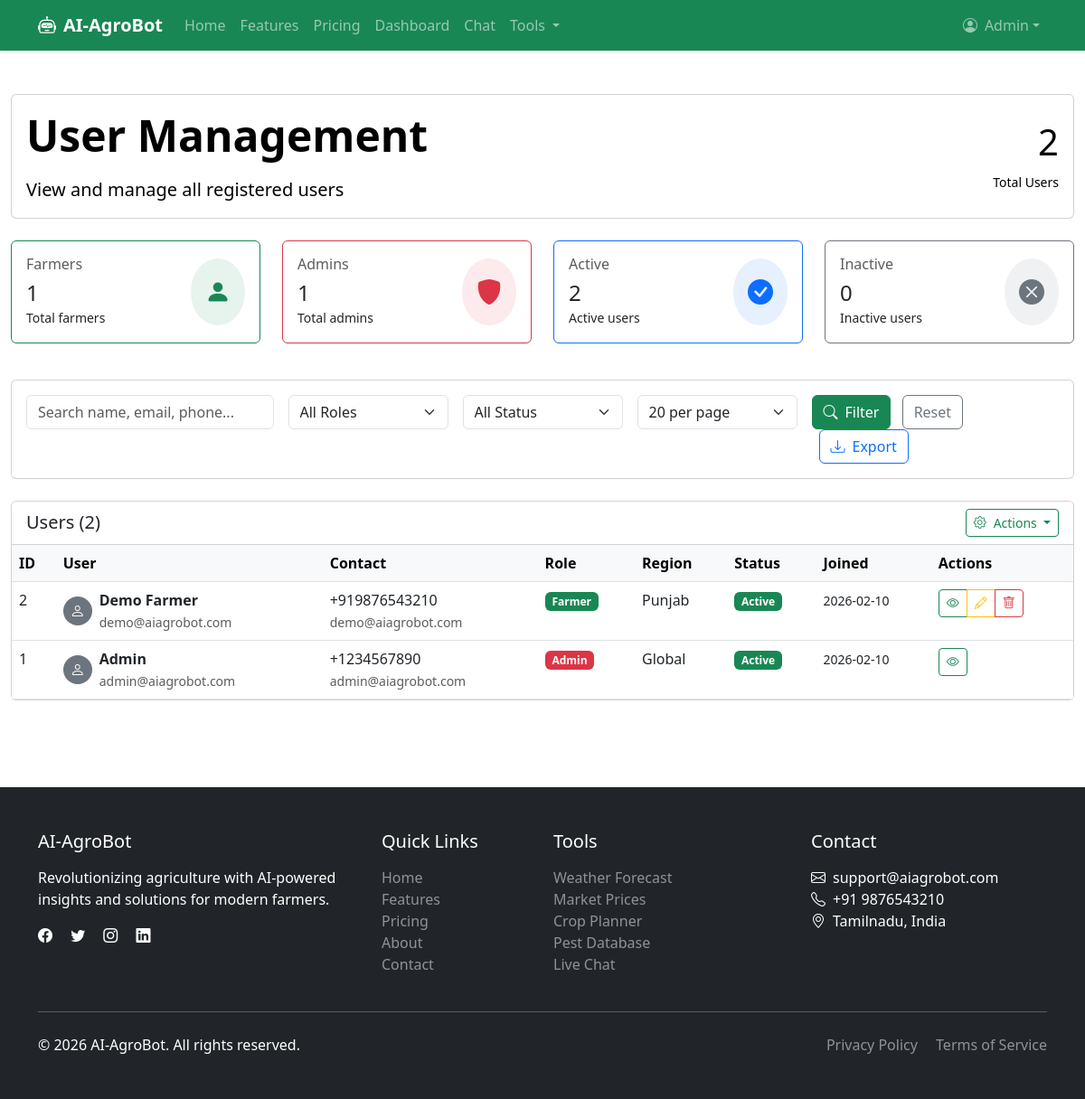
/admin/users (signed in), run on an earlier commit of the app's database.
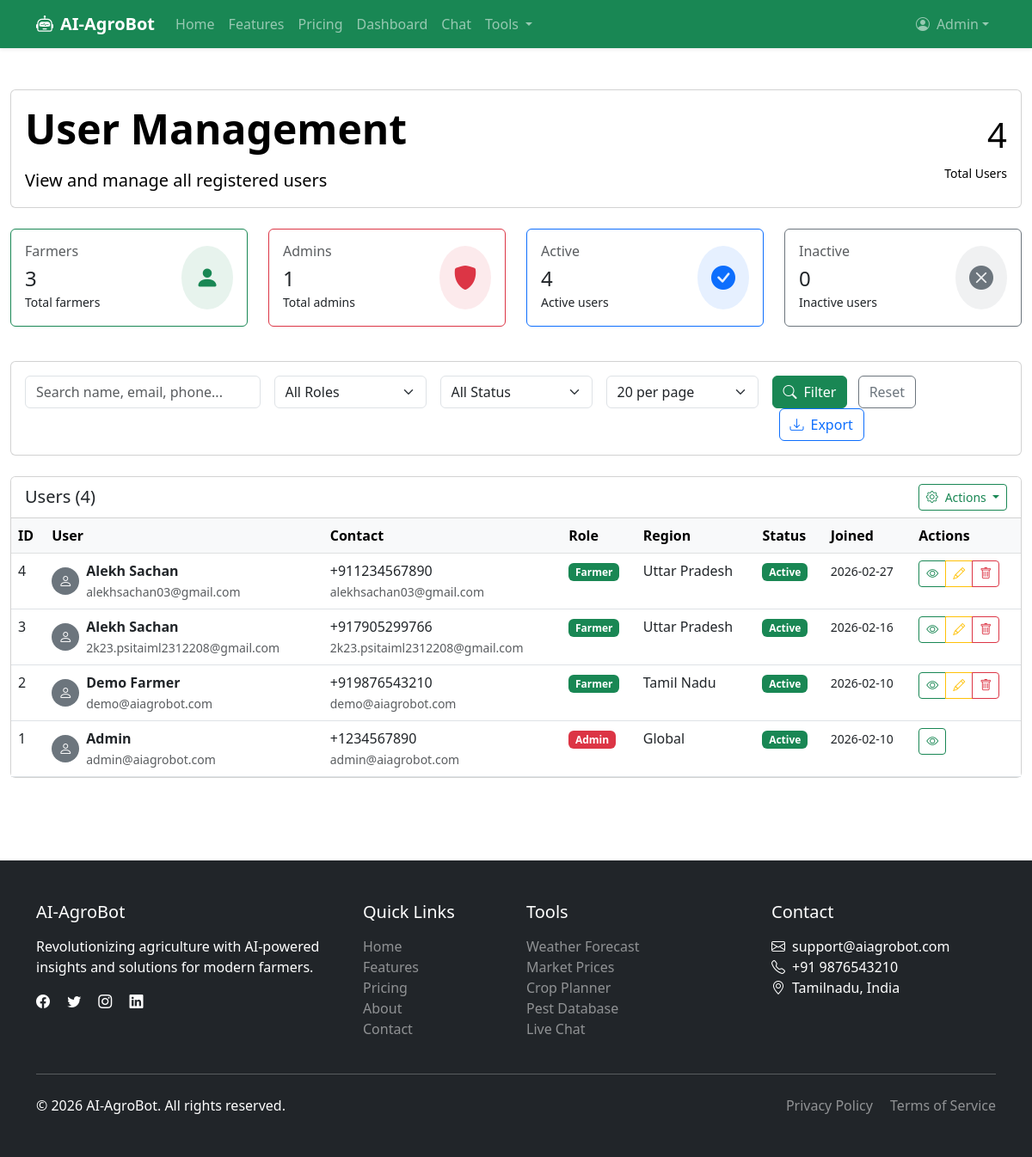
And on a later commit of the database.
### app.py (models this page shows, shortened)
class User(db.Model, UserMixin):
    __tablename__ = 'users'
    id = db.Column(db.Integer, primary_key=True)
    email = db.Column(db.String(120), unique=True, nullable=False)
    password = db.Column(db.String(200), nullable=False)
    name = db.Column(db.String(100), nullable=False)
    phone = db.Column(db.String(20), nullable=False)
    whatsapp = db.Column(db.String(20))
    dob = db.Column(db.Date)
    gender = db.Column(db.String(20))
    profile_picture = db.Column(db.String(200))
    farm_name = db.Column(db.String(100))
    farm_size = db.Column(db.String(100), nullable=False, default='1-5')
    primary_crop = db.Column(db.String(100), nullable=False, default='Rice')
    secondary_crops = db.Column(db.Text)
    soil_type = db.Column(db.String(50))
    irrigation_type = db.Column(db.String(50))
    region = db.Column(db.String(100), nullable=False, default='')
    district = db.Column(db.String(100))
    farm_address = db.Column(db.Text)
    experience_level = db.Column(db.String(50), nullable=False, default='beginner')
    preferred_language = db.Column(db.String(10), nullable=False, default='en')
    notify_weather = db.Column(db.Boolean, default=True)
    notify_pests = db.Column(db.Boolean, default=True)
    notify_market = db.Column(db.Boolean, default=True)
    notify_tips = db.Column(db.Boolean, default=True)
    interest_organic = db.Column(db.Boolean, default=False)
    interest_hydroponics = db.Column(db.Boolean, default=False)
    interest_precision = db.Column(db.Boolean, default=False)
    interest_dairy = db.Column(db.Boolean, default=False)
    interest_poultry = db.Column(db.Boolean, default=False)
    interest_fisheries = db.Column(db.Boolean, default=False)
    newsletter = db.Column(db.Boolean, default=True)
    share_data = db.Column(db.Boolean, default=False)
    referral_code = db.Column(db.String(50))
    points_balance = db.Column(db.Integer, default=0)
    is_active = db.Column(db.Boolean, default=True)
    is_verified = db.Column(db.Boolean, default=False)
    role = db.Column(db.String(20), default='farmer')
    created_at = db.Column(db.DateTime, default=lambda: datetime.now(timezone.utc))
    updated_at = db.Column(db.DateTime, default=lambda: datetime.now(timezone.utc),
                           onupdate=lambda: datetime.now(timezone.utc))
    last_login = db.Column(db.DateTime)
    email_verified_at = db.Column(db.DateTime)
    phone_verified_at = db.Column(db.DateTime)
    chats = db.relationship('ChatHistory', backref='user', lazy=True, cascade='all, delete-orphan')
    image_analyses = db.relationship('ImageAnalysis', backref='user', lazy=True, cascade='all, delete-orphan')
    activities = db.relationship('UserActivity', backref='user', lazy=True, cascade='all, delete-orphan')
    points = db.relationship('UserPoints', backref='user', lazy=True, cascade='all, delete-orphan')
    crop_plans = db.relationship('CropPlan', backref='user', lazy=True, cascade='all, delete-orphan')
    forum_threads = db.relationship('ForumThread', backref='user', lazy=True)
    forum_posts = db.relationship('ForumPost', backref='user', lazy=True)
    documents = db.relationship('Document', backref='user', lazy='dynamic')

### app.py (the view, shortened to what this page needs)
@app.route("/admin/users")
@login_required
@admin_required
def admin_users():
    try:
        page = request.args.get('page', 1, type=int)
        per_page = request.args.get('per_page', 20, type=int)
        search = request.args.get('search', '').strip()
        role_filter = request.args.get('role', 'all')
        status_filter = request.args.get('status', 'all')
        query = User.query
        if role_filter != 'all':
            query = query.filter_by(role=role_filter)
        if status_filter == 'active':
            query = query.filter_by(is_active=True)
        elif status_filter == 'inactive':
            query = query.filter_by(is_active=False)
        users = query.order_by(User.id.desc()).paginate(
            page=page, per_page=per_page, error_out=False
        )
        total_all = User.query.count()
        total_farmers = User.query.filter_by(role='farmer').count()
        total_admins = User.query.filter_by(role='admin').count()
        total_active = User.query.filter_by(is_active=True).count()
        total_inactive = User.query.filter_by(is_active=False).count()
        return render_template("admin/users.html",
                               users=users,
                               search=search,
                               role_filter=role_filter,
                               status_filter=status_filter,
                               total_all=total_all,
                               total_farmers=total_farmers,
                               total_admins=total_admins,
                               total_active=total_active,
                               total_inactive=total_inactive)
    except Exception as e:
        flash(f"Error loading users: {str(e)}", "danger")
        return redirect(url_for('admin_dashboard'))

### app.py (called while the page is built)
def admin_required(f):
    @wraps(f)
    def decorated_function(*args, **kwargs):
        if not current_user.is_authenticated:
            flash('Please login to access this page.', 'danger')
            return redirect(url_for('login'))
        if current_user.role != 'admin':
            flash('Access denied. Admin privileges required.', 'danger')
            return redirect(url_for('dashboard'))
        return f(*args, **kwargs)
    return decorated_function

@login_manager.user_loader
def load_user(user_id):
    return db.session.get(User, int(user_id))

### templates/admin/users.html (shortened to what the changed rows need)
{% extends "base.html" %}
{% block content %}
<div class="container-fluid py-4">
    <div class="row mb-4">
        <div class="col-12">
            <div class="card bg-gradient-success text-black">
                <div class="card-body">
                    <div class="row align-items-center">
                        <div class="col-md-8">
                            <h1 class="display-5 fw-bold mb-3">User Management</h1>
                        </div>
                        <div class="col-md-4 text-md-end">
                            <div class="display-6 mb-2">{{ total_all }}</div>
                            <small>Total Users</small>
                        </div>
                    </div>
                </div>
            </div>
        </div>
    </div>
    <div class="row mb-4">
        <div class="col-md-3 mb-3">
            <div class="card border-success">
                <div class="card-body">
                    <div class="d-flex justify-content-between align-items-center">
                        <div>
                            <h6 class="text-muted mb-2">Farmers</h6>
                            <h4 class="mb-0">{{ total_farmers }}</h4>
                            <small>Total farmers</small>
                        </div>
                    </div>
                </div>
            </div>
        </div>
        <div class="col-md-3 mb-3">
            <div class="card border-primary">
                <div class="card-body">
                    <div class="d-flex justify-content-between align-items-center">
                        <div>
                            <h6 class="text-muted mb-2">Active</h6>
                            <h4 class="mb-0">{{ total_active }}</h4>
                            <small>Active users</small>
                        </div>
                    </div>
                </div>
            </div>
        </div>
    </div>
    <div class="row">
        <div class="col-12">
            <div class="card">
                <div class="card-header bg-white d-flex justify-content-between align-items-center">
                    <h5 class="mb-0">Users ({{ users.total }})</h5>
                    <div class="dropdown">
                        <button class="btn btn-sm btn-outline-success dropdown-toggle" type="button" data-bs-toggle="dropdown">
                        </button>
                    </div>
                </div>
                <div class="card-body p-0">
                    <div class="table-responsive">
                        <table class="table table-hover mb-0">
                            <thead class="table-light">
                                <tr>
                                    <th>ID</th>
                                    <th>User</th>
                                    <th>Contact</th>
                                    <th>Role</th>
                                    <th>Region</th>
                                    <th>Status</th>
                                    <th>Joined</th>
                                    <th>Actions</th>
                                </tr>
                            </thead>
                            <tbody>
                                {% for user in users.items %}
                                <tr>
                                    <td>{{ user.id }}</td>
                                    <td>
                                        <div class="d-flex align-items-center">
                                            {% if user.profile_picture %}
                                            <img src="{{ url_for('uploaded_file', filename=user.profile_picture) }}"
                                                 class="rounded-circle me-2" width="32" height="32" alt="{{ user.name }}">
                                            {% else %}
                                            <div class="rounded-circle bg-secondary me-2 d-flex align-items-center justify-content-center"
                                                 style="width: 32px; height: 32px;">
                                                <i class="bi bi-person text-white"></i>
                                            </div>
                                            {% endif %}
                                            <div>
                                                <div class="fw-bold">{{ user.name or 'No Name' }}</div>
                                                <small class="text-muted">{{ user.email }}</small>
                                            </div>
                                        </div>
                                    </td>
                                    <td>
                                        <div>{{ user.phone or 'No phone' }}</div>
                                        <small class="text-muted">{{ user.email }}</small>
                                    </td>
                                    <td>
                                        <span class="badge {% if user.role == 'admin' %}bg-danger{% elif user.role == 'agent' %}bg-warning{% else %}bg-success{% endif %}">
                                            {{ user.role|title }}
                                        </span>
                                    </td>
                                    <td>{{ user.region or 'N/A' }}</td>
                                    <td>
                                        <span class="badge {% if user.is_active %}bg-success{% else %}bg-secondary{% endif %}">
                                            {{ 'Active' if user.is_active else 'Inactive' }}
                                        </span>
                                    </td>
                                    <td>
                                        <small>{{ user.created_at.strftime('%Y-%m-%d') if user.created_at else 'N/A' }}</small>
                                    </td>
                                    <td>
                                        <div class="btn-group" role="group">
                                            <a href="{{ url_for('admin_view_user', user_id=user.id) }}"
                                               class="btn btn-sm btn-outline-success" title="View">
                                                <i class="bi bi-eye"></i>
                                            </a>
                                            {% if user.id != current_user.id %}
                                            <button type="button" class="btn btn-sm btn-outline-warning"
                                                    data-bs-toggle="modal" data-bs-target="#editRoleModal{{ user.id }}" title="Edit Role">
                                                <i class="bi bi-pencil"></i>
                                            </button>
                                            <button type="button" class="btn btn-sm btn-outline-danger"
                                                    onclick="confirmDelete({{ user.id }}, '{{ user.email }}')" title="Delete">
                                                <i class="bi bi-trash"></i>
                                            </button>
                                            {% endif %}
                                        </div>
                                    </td>
                                </tr>
                                {% endfor %}
                            </tbody>
                        </table>
                    </div>
                </div>
            </div>
        </div>
    </div>
</div>
{% endblock %}

### templates/base.html (shortened to what the changed rows need)
<!DOCTYPE html>
<html lang="en" data-bs-theme="Light">
<head>
    <link href="https://cdn.jsdelivr.net/npm/bootstrap@5.3.0/dist/css/bootstrap.min.css" rel="stylesheet">
    <link href="https://cdn.jsdelivr.net/npm/bootstrap-icons@1.10.0/font/bootstrap-icons.css" rel="stylesheet">
    <link rel="stylesheet" href="https://cdnjs.cloudflare.com/ajax/libs/animate.css/4.1.1/animate.min.css">
    <link rel="stylesheet" href="{{ url_for('static', filename='css/style.css') }}">
</head>
<body>
    <nav class="navbar navbar-expand-lg navbar-dark bg-success shadow-sm">
        <div class="container">
            <div class="collapse navbar-collapse" id="navbarNav">
                <ul class="navbar-nav">
                    {% if current_user.is_authenticated %}
                    <li class="nav-item dropdown">
                        <a class="nav-link dropdown-toggle d-flex align-items-center" href="#" role="button"
                            data-bs-toggle="dropdown">
                            {% if current_user.profile_picture %}
                            <img src="{{ url_for('uploaded_file', filename=current_user.profile_picture) }}"
                                class="rounded-circle me-2" width="30" height="30" alt="Profile">
                            {% else %}
                            <i class="bi bi-person-circle me-2"></i>
                            {% endif %}
                            {{ current_user.name or 'Farmer' }}
                        </a>
                    </li>
                    {% endif %}
                </ul>
            </div>
        </div>
    </nav>
    <main class="py-4">
        {% block content %}{% endblock %}
    </main>
</body>
</html>

What changed in the data, as far as the page shows it:
added User: id "4", name "Alekh Sachan", email "alekhsachan03@gmail.com", phone "+911234567890", role "Farmer", region "Uttar Pradesh", is_active "Active", created_at "2026-02-27"
added User: id "3", name "Alekh Sachan", email "2k23.psitaiml2312208@gmail.com", phone "+917905299766", role "Farmer", region "Uttar Pradesh", is_active "Active", created_at "2026-02-16"
changed User "Demo Farmer": region "Punjab" → "Tamil Nadu"
Also different on the page:
{{ total_all }}: "2" → "4"
{{ total_farmers }}: "1" → "3"
{{ total_active }}: "2" → "4"
{{ users.total }}: "2" → "4"
